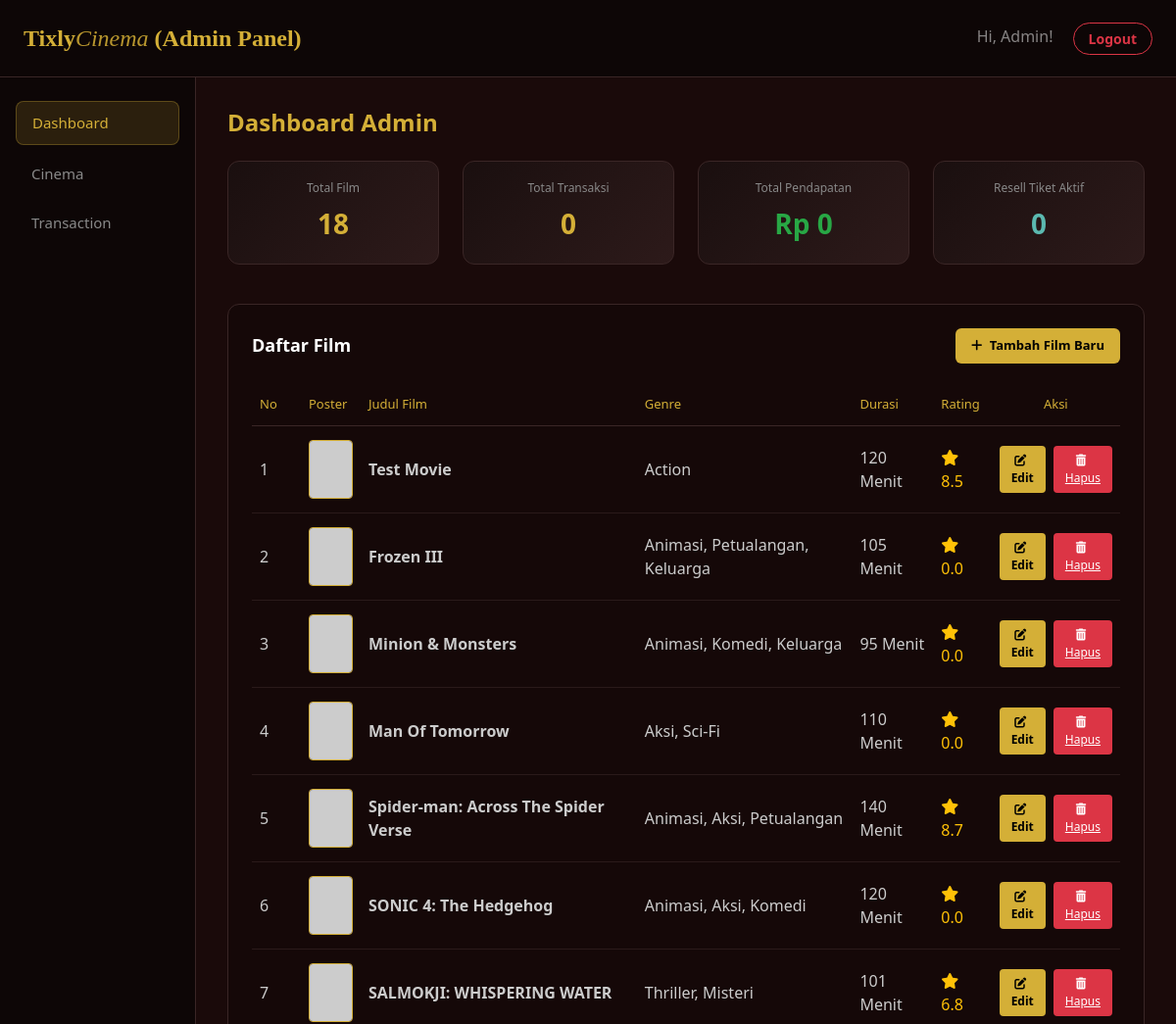
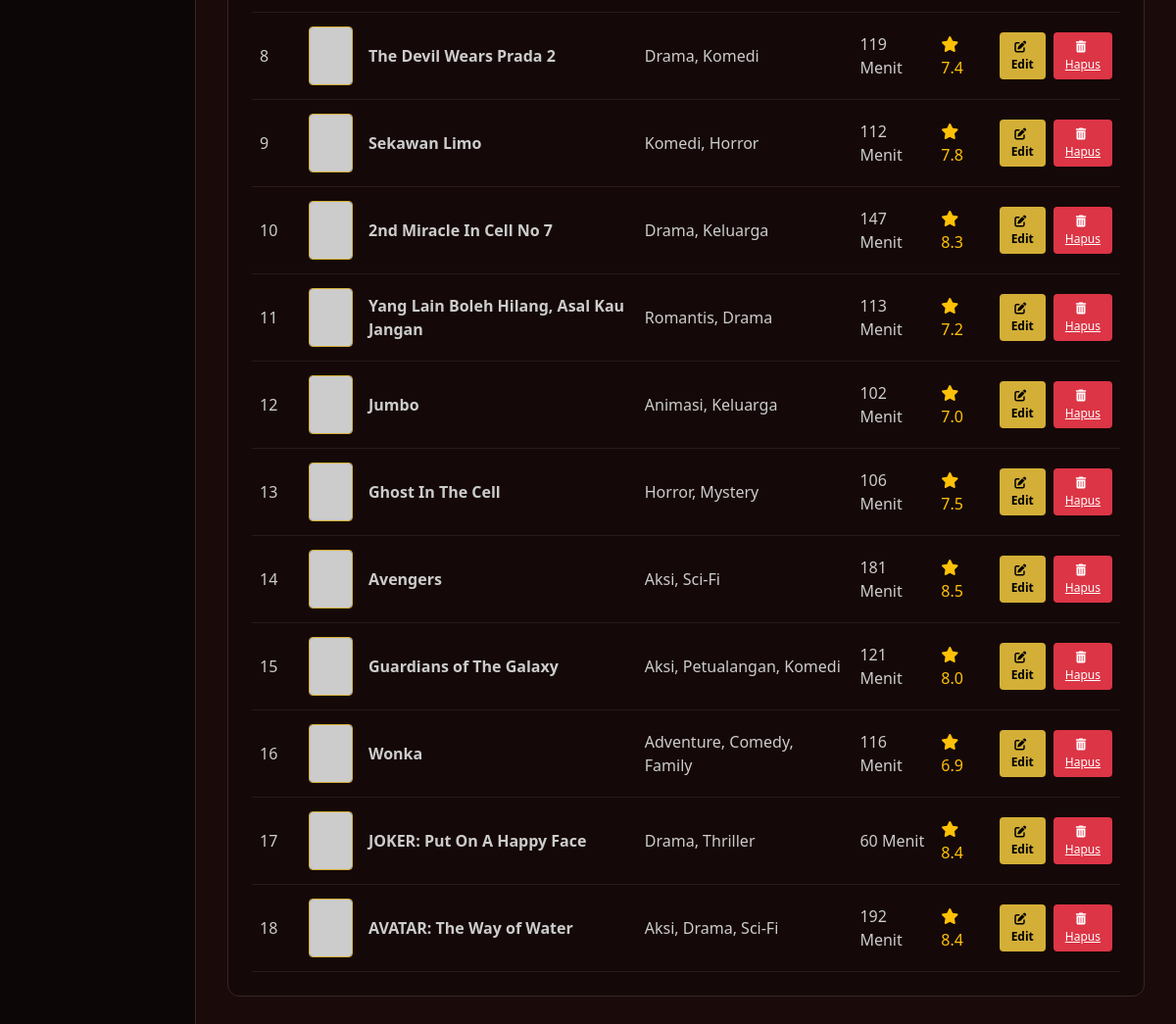
The page /admin/index.php (signed in) on the database its author committed (2 pictures, top to bottom).
### tables this page shows
CREATE TABLE `movie` (
  `MovieID` int(11) NOT NULL,
  `Title` varchar(255) NOT NULL,
  `Duration` int(11) DEFAULT NULL,
  `Genre` varchar(100) DEFAULT NULL,
  `Rating` decimal(3,1) DEFAULT NULL,
  `PosterURL` text DEFAULT NULL,
  `TrailerURL` text DEFAULT NULL
);

### admin/index.php (the view, shortened to what this page needs)
<?php
include_once __DIR__ . '/../koneksi.php';
$stats = [
    'total_film' => 0,
    'total_transaksi' => 0,
    'total_pendapatan' => 0,
    'resell_aktif' => 0
];
$q_film = mysqli_query($conn, "SELECT COUNT(*) AS total FROM movie");
if ($q_film) {
    $stats['total_film'] = mysqli_fetch_assoc($q_film)['total'];
}
$q_trx = mysqli_query($conn, "SELECT COUNT(*) AS total FROM `transaction` WHERE PaymentStatus = 'sukses'");
if ($q_trx) {
    $stats['total_transaksi'] = mysqli_fetch_assoc($q_trx)['total'];
}
$q_rev = mysqli_query($conn, "SELECT SUM(TotalPrice) AS total FROM `transaction` WHERE PaymentStatus = 'sukses'");
if ($q_rev) {
    $stats['total_pendapatan'] = mysqli_fetch_assoc($q_rev)['total'] ?? 0;
}
$q_resell = mysqli_query($conn, "SELECT COUNT(*) AS total FROM ticket WHERE IsResale = 1 AND Status = 'aktif'");
if ($q_resell) {
    $stats['resell_aktif'] = mysqli_fetch_assoc($q_resell)['total'];
}
$movies_query = mysqli_query($conn, "SELECT * FROM movie ORDER BY MovieID DESC");
?>
<!DOCTYPE html>
<html lang="id">
<head>
    <link href="https://cdn.jsdelivr.net/npm/bootstrap@5.3.0/dist/css/bootstrap.min.css" rel="stylesheet">
    <link href="https://cdnjs.cloudflare.com/ajax/libs/font-awesome/6.4.0/css/all.min.css" rel="stylesheet">
</head>
<body>
    <nav class="navbar navbar-dark d-flex justify-content-between align-items-center">
        <a class="navbar-brand" href="index.php">Tixly<span>Cinema</span> (Admin Panel)</a>
        <div>
            <span class="text-white-50 me-3">Hi, Admin!</span>
            <a href="../logout.php" class="btn btn-outline-danger btn-sm" style="border-radius: 20px; font-weight: bold; padding: 5px 15px;">Logout</a>
        </div>
    </nav>
    <div class="container-fluid">
        <div class="row">
            <div class="col-md-2 sidebar">
                <a href="index.php" class="sidebar-link active">Dashboard</a>
                <a href="cinema.php" class="sidebar-link">Cinema</a>
                <a href="transaction.php" class="sidebar-link">Transaction</a>
            </div>
            <div class="col-md-10 main-content">
                <h2 class="welcome-text">Dashboard Admin</h2>
                <div class="row">
                    <div class="col-md-3 mb-3">
                        <div class="stat-card">
                            <h6>Total Film</h6>
                            <p class="stat-value gold"><?php echo number_format($stats['total_film'], 0, ',', '.'); ?></p>
                        </div>
                    </div>
                    <div class="col-md-3 mb-3">
                        <div class="stat-card">
                            <h6>Total Transaksi</h6>
                            <p class="stat-value gold"><?php echo number_format($stats['total_transaksi'], 0, ',', '.'); ?></p>
                        </div>
                    </div>
                    <div class="col-md-3 mb-3">
                        <div class="stat-card">
                            <h6>Total Pendapatan</h6>
                            <p class="stat-value green">Rp <?php echo number_format($stats['total_pendapatan'], 0, ',', '.'); ?></p>
                        </div>
                    </div>
                    <div class="col-md-3 mb-3">
                        <div class="stat-card">
                            <h6>Resell Tiket Aktif</h6>
                            <p class="stat-value teal"><?php echo number_format($stats['resell_aktif'], 0, ',', '.'); ?></p>
                        </div>
                    </div>
                </div>
                <div class="data-panel">
                    <div class="panel-header">
                        <h5 class="panel-title">Daftar Film</h5>
                        <a href="cinema.php" class="btn-add"><i class="fas fa-plus me-1"></i> Tambah Film Baru</a>
                    </div>
                    <div class="table-responsive">
                        <table class="table">
                            <thead>
                                <tr>
                                    <th style="width: 50px;">No</th>
                                    <th>Poster</th>
                                    <th>Judul Film</th>
                                    <th>Genre</th>
                                    <th>Durasi</th>
                                    <th>Rating</th>
                                    <th style="width: 100px; text-align: center;">Aksi</th>
                                </tr>
                            </thead>
                            <tbody>
                                <?php
                                $no = 1;
                                if ($movies_query && mysqli_num_rows($movies_query) > 0):
                                    while ($movie = mysqli_fetch_assoc($movies_query)):
                                ?>
                                <tr>
                                    <td><?php echo $no++; ?></td>
                                    <td>
                                        <img src="<?php echo htmlspecialchars($movie['PosterURL']); ?>" alt="Poster" class="movie-poster-thumb" onerror="this.src='https://placehold.co/150x200?text=No+Poster'">
                                    </td>
                                    <td class="fw-semibold text-white"><?php echo htmlspecialchars($movie['Title']); ?></td>
                                    <td><?php echo htmlspecialchars($movie['Genre']); ?></td>
                                    <td><?php echo $movie['Duration']; ?> Menit</td>
                                    <td>
                                        <span class="text-warning"><i class="fas fa-star me-1"></i><?php echo number_format($movie['Rating'], 1); ?></span>
                                    </td>
                                    <td style="text-align: center;">
                                        <div class="d-flex gap-2 justify-content-center">
                                            <a href="cinema.php?edit_id=<?php echo $movie['MovieID']; ?>" class="btn-edit-action"><i class="fas fa-edit me-1"></i> Edit</a>
                                            <a href="?delete_id=<?php echo $movie['MovieID']; ?>" class="btn-delete" onclick="return confirm('Apakah Anda yakin ingin menghapus film ini? Semua jadwal dan tiket terkait juga akan terhapus.');"><i class="fas fa-trash-alt me-1"></i> Hapus</a>
                                        </div>
                                    </td>
                                </tr>
                                <?php
                                    endwhile;
                                else:
                                ?>
                                <tr>
                                    <td colspan="7" class="text-center text-muted py-4">Belum ada film di database.</td>
                                </tr>
                                <?php endif; ?>
                            </tbody>
                        </table>
                    </div>
                </div>
            </div>
        </div>
    </div>
</body>
</html>

### admin/index.php (style rules this page uses)
body { background-color: #0d0606; color: #ffffff; font-family: 'Segoe UI', sans-serif; min-height: 100vh; }
.navbar { border-bottom: 1px solid #3a2626; padding: 16px 24px; background-color: #0d0606; }
.navbar-brand { color: #d4af37 !important; font-family: Georgia, serif; font-size: 24px; font-weight: bold; }
.navbar-brand span { font-style: italic; color: #b8962e; font-weight: normal; }
.sidebar { background-color: #0d0606; min-height: calc(100vh - 73px); padding: 24px 16px; border-right: 1px solid #3a2626; }
.sidebar-link { display: block; color: #888; text-decoration: none; padding: 10px 16px; border-radius: 8px; margin-bottom: 8px; font-size: 15px; transition: all 0.3s; }
.sidebar-link:hover, .sidebar-link.active { color: #d4af37; background: rgba(212, 175, 55, 0.15); border: 1px solid rgba(212, 175, 55, 0.3); }
.main-content { padding: 32px; background-color: #1a0a0a; min-height: calc(100vh - 73px); }
.welcome-text { color: #d4af37; font-size: 24px; font-weight: 600; margin-bottom: 24px; }
.stat-card { background: linear-gradient(135deg, #1a0f0f 0%, #2d1a1a 100%); border: 1px solid #3a2626; border-radius: 12px; padding: 20px; text-align: center; }
.stat-card h6 { color: #888; font-size: 12px; margin-bottom: 8px; font-weight: 500; }
.stat-card .stat-value { font-size: 28px; font-weight: bold; margin: 0; }
.stat-card .stat-value.gold { color: #d4af37; }
.stat-card .stat-value.green { color: #28a745; }
.stat-card .stat-value.teal { color: #5bb9b0; }
.data-panel { background-color: #150808; border: 1px solid #3a2626; border-radius: 12px; padding: 24px; margin-top: 24px; }
.panel-header { display: flex; justify-content: space-between; align-items: center; margin-bottom: 20px; }
.panel-title { color: #ffffff; font-size: 18px; font-weight: 600; margin: 0; }
.table { --bs-table-bg: transparent; --bs-table-color: #ffffff; --bs-table-border-color: #3a2626; --bs-table-striped-bg: rgba(255, 255, 255, 0.02); --bs-table-hover-bg: rgba(212, 175, 55, 0.05); color: #ffffff; margin-bottom: 0; }
.table th, .table td { background-color: transparent !important; }
.table thead th { color: #d4af37 !important; font-weight: 500; font-size: 13px; border-bottom: 1px solid #3a2626 !important; padding: 12px 8px; }
.table tbody td { color: #ccc !important; border-bottom: 1px solid #2a1a1a !important; padding: 14px 8px; vertical-align: middle; }
.movie-poster-thumb { width: 45px; height: 60px; object-fit: cover; border-radius: 4px; border: 1px solid #d4af37; }
.btn-add { background-color: #d4af37; color: #000; border: none; border-radius: 6px; padding: 8px 16px; font-size: 13px; font-weight: 600; text-decoration: none; transition: 0.3s; }
.btn-edit-action { background-color: #d4af37; color: #000; border: none; border-radius: 4px; padding: 6px 12px; font-size: 12px; text-decoration: none; transition: 0.3s; font-weight: 600; display: inline-block; }
.btn-delete { background-color: #dc3545; color: #fff; border: none; border-radius: 4px; padding: 6px 12px; font-size: 12px; transition: 0.3s; cursor: pointer; display: inline-block; }

### rows shown on the page
movie: Title "Test Movie", Genre "Action", Duration "120", Rating "8.5"
movie: Title "Frozen III", Genre "Animasi, Petualangan, Keluarga", Duration "105", Rating "0.0"
movie: Title "Minion & Monsters", Genre "Animasi, Komedi, Keluarga", Duration "95", Rating "0.0"
movie: Title "Man Of Tomorrow", Genre "Aksi, Sci-Fi", Duration "110", Rating "0.0"
movie: Title "Spider-man: Across The Spider Verse", Genre "Animasi, Aksi, Petualangan", Duration "140", Rating "8.7"
movie: Title "SONIC 4: The Hedgehog", Genre "Animasi, Aksi, Komedi", Duration "120", Rating "0.0"
movie: Title "SALMOKJI: WHISPERING WATER", Genre "Thriller, Misteri", Duration "101", Rating "6.8"
movie: Title "The Devil Wears Prada 2", Genre "Drama, Komedi", Duration "119", Rating "7.4"
movie: Title "Sekawan Limo", Genre "Komedi, Horror", Duration "112", Rating "7.8"
movie: Title "2nd Miracle In Cell No 7", Genre "Drama, Keluarga", Duration "147", Rating "8.3"
movie: Title "Yang Lain Boleh Hilang, Asal Kau Jangan", Genre "Romantis, Drama", Duration "113", Rating "7.2"
movie: Title "Jumbo", Genre "Animasi, Keluarga", Duration "102", Rating "7.0"
movie: Title "Ghost In The Cell", Genre "Horror, Mystery", Duration "106", Rating "7.5"
movie: Title "Avengers", Genre "Aksi, Sci-Fi", Duration "181", Rating "8.5"
movie: Title "Guardians of The Galaxy", Genre "Aksi, Petualangan, Komedi", Duration "121", Rating "8.0"
movie: Title "Wonka", Genre "Adventure, Comedy, Family", Duration "116", Rating "6.9"
movie: Title "JOKER: Put On A Happy Face", Genre "Drama, Thriller", Duration "60", Rating "8.4"
movie: Title "AVATAR: The Way of Water", Genre "Aksi, Drama, Sci-Fi", Duration "192", Rating "8.4"

### other values the page prints
$stats['total_film'] "18"
$stats['total_transaksi'] "0"
$stats['total_pendapatan'] "0"
$stats['resell_aktif'] "0"
